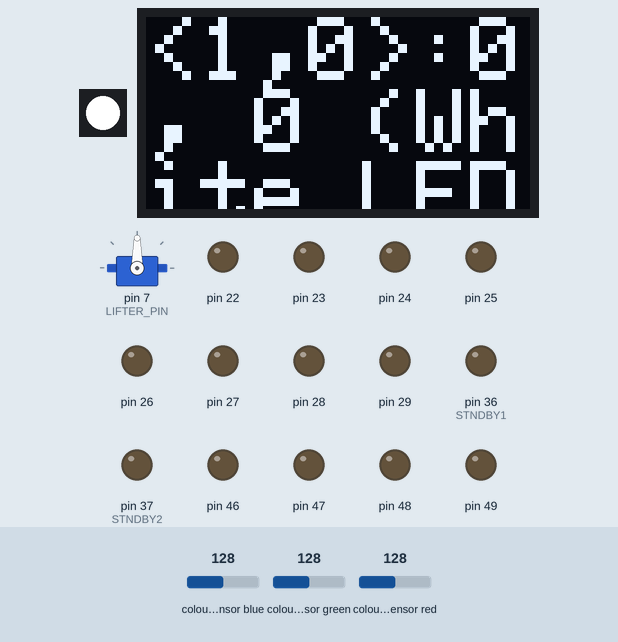
The sketch below on a simulated Arduino Mega 2560, built with avr-gcc and run on an emulated ATmega2560. Parts: 1 RGB LEDs in strip order, left to right, servo, 128×64 one-colour display, output pins drawn as LEDs (lit = HIGH). Inputs (shaded band) come from the test bench; at power-on: colour sensor blue 128, colour sensor green 128, colour sensor red 128. What the sketch prints to the serial monitor is not drawn.

Above: at 0.1 s.
At 11.6 s:
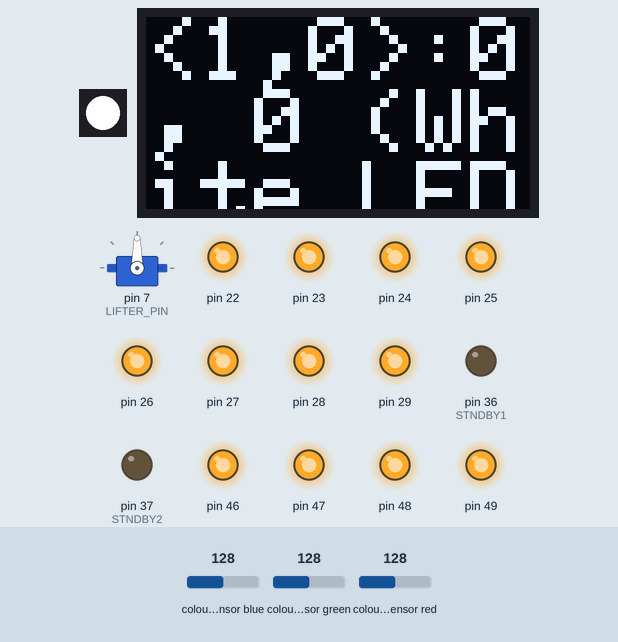
At 23.64 s:
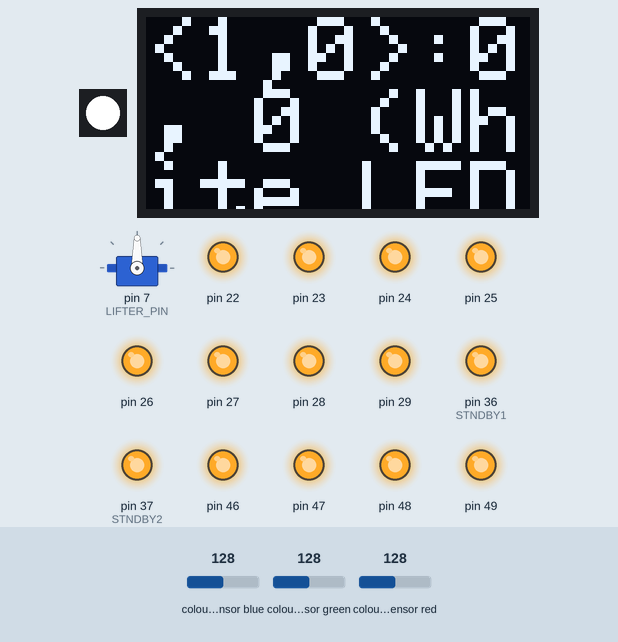
At 37.1 s:
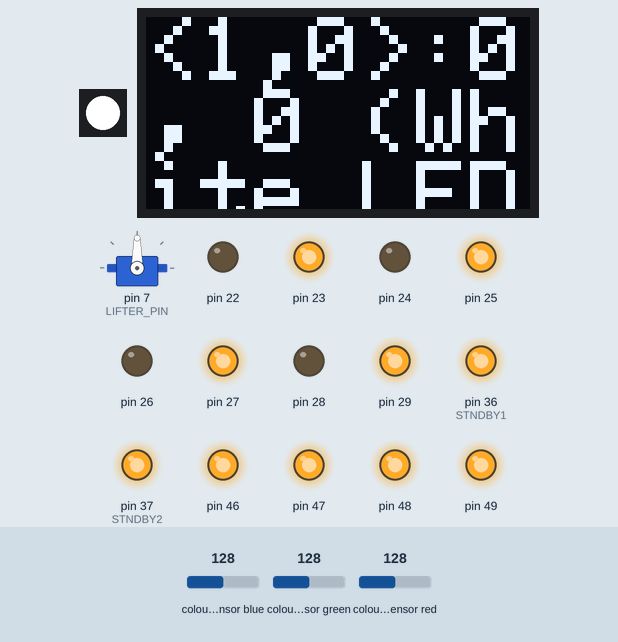
Timing chart, 0 to 38.6 s (numbered marks = the images above):
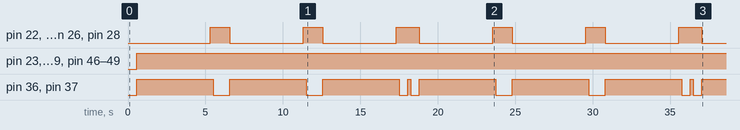

Measured:
- by itself, pin 22, pin 24, pin 26, pin 28: moves between LOW and HIGH, repeating every 6.0 s
- by itself, pin 23, pin 25, pin 27, pin 29: LOW → HIGH at 0.56 s
- by itself, pin 46–49: LOW → HIGH at 0.57 s
- by itself, pin 36 (STNDBY1), pin 37 (STNDBY2): LOW → HIGH at 0.56 s, → LOW 5.0 s later, → HIGH 1.1 s later, → LOW 5.0 s later, … (17 changes in this stretch)

The sketch:

Color_Detection_2.ino
```cpp
#include <TimerOne.h>
#include <Wire.h>
#include <Adafruit_GFX.h>
#include <Adafruit_SSD1306.h>
#include <Servo.h>
#include <Adafruit_NeoPixel.h>

#define RUN_DELAY 4750
#define GALLOP_DELAY 5000
#define WAL_DELAY 1200
#define SET_PWM 100  //0 to 100
#define SCREEN_WIDTH 128
#define SCREEN_HEIGHT 64
#define SCREEN_ADDRESS 0x3C
#define STNDBY1 36
#define STNDBY2 37
#define LIFTER_PIN 7
#define LED_PIN 10
#define LED_COUNT 1

Adafruit_SSD1306 display(SCREEN_WIDTH, SCREEN_HEIGHT, &Wire, -1);
Adafruit_NeoPixel pixels(LED_COUNT, LED_PIN, NEO_GRB + NEO_KHZ800);

#include "Adafruit_APDS9960.h"
Adafruit_APDS9960 apds;

enum Direction{
  Forward,
  Stop
};

enum LiftState{
  Up,
  Down
};

Servo myservo;

unsigned int _pwmvalue = 0;
static bool stopmotor = true;
static int pwmcounter = 0;
bool test_directions = true;

int i;
int x = 1;

void setup() {
  Serial.begin(115200);
  pinMode(LED_BUILTIN, OUTPUT);
  setupMecanum();

  pixels.begin();
  pixels.clear();

  if(!apds.begin()){
    Serial.println("failed to initialize device! Please check your wiring.");
  }
  else Serial.println("Device initialized!");

  apds.enableColor(true);

  myservo.attach(LIFTER_PIN);
  Serial.println("Done Initialization");

  if (!display.begin(SSD1306_SWITCHCAPVCC, SCREEN_ADDRESS)){
    Serial.println(F("SSD1306 allocation failed"));
    for (;;);
  }

  lcdsetup();
}

void loop() {
  lcdsetup();
  display.print("<1,0>:0, 0 (White LED)");
  display.display();

  for(i = 1; i < 4; i++){

    LED(255, 255, 255, 500);
    run(Forward, RUN_DELAY);

    uint16_t r, g, b, c;
    while(!apds.colorDataReady()){
    delay(5);
    }

    apds.getColorData(&r, &g, &b, &c);
    Serial.print("red: ");
    Serial.print(r);

    Serial.print(" green: ");
    Serial.print(g);

    Serial.print(" blue: ");
    Serial.print(b);

    Serial.print(" clear: ");
    Serial.println(c);
    Serial.println();

    delay(500);
    colorsensor(r, g, b, c, x, 100, 1, 1000, 500);
    x++;
  }

  run(Stop, 0);
  stopMotors();
}

//=============LCD=============//

void lcdsetup(){
  display.clearDisplay();
  display.setTextSize(3);
  display.setTextColor(WHITE);
  display.setCursor(0, 0);
}

void lcddisplay(int x){
  display.print("<1,");
  display.print(x);
}

//=============MOVEMENT=============//

void setupMecanum(){
  pinMode(STNDBY1, OUTPUT);
  pinMode(STNDBY2, OUTPUT);

  DDRA = DDRA | 0b11111111; //set PORTA to output
  DDRL = DDRL | 0x0F;       //set PORTL to output (Pins 46,47,48,49)

  // DDRA |= 0xFF;
  PORTA = 0b00000000; //set PORT A to LOW
  PORTL &= ~0x0F;     //reverses value of PORTL
  initMotorPwm();

  setMotorPWM(SET_PWM);
}

void initMotorPwm(void){
  Timer1.initialize(100); // 1000us interval for each % of duty cycle
  Timer1.attachInterrupt(MotorPwmHandler);
  Timer1.stop();
}

void MotorPwmHandler(void){
  if (pwmcounter > _pwmvalue){
    PORTL &= ~0x0F;
  }
  pwmcounter++;

  if (pwmcounter >= 100){
    pwmcounter = 0;
    PORTL |= 0x0F;
  }
}

void setMotorPWM(int pwm){
  _pwmvalue = pwm;
}

void run(Direction direction, uint16_t duration){
  setMotorDir(direction);
  runMotors();
  if (duration > 0){
    delay(duration);
    stopMotors();
  }
}

void setMotorDir(Direction _cmd){
  switch (_cmd){
  case Forward:
    PORTA = 0xAA;
    break;
  case Stop:
    PORTA = 0xFF;
    break;
  default:
    break;
  }
}

void runMotors(void){
  pwmcounter = 0;
  digitalWrite(STNDBY1, HIGH);
  digitalWrite(STNDBY2, HIGH);
  Timer1.start();
}

void stopMotors(void){
  Timer1.stop();
  setMotorDir(Stop);
  delay(200);
  digitalWrite(STNDBY1, LOW);
  digitalWrite(STNDBY2, LOW);
}

//=============COLOR SENSOR=============//

void colorsensor(int r, int g, int b, int c, int x, int LIFTER_ANGLE, int LIFTER_SPEED, int DELAY, int LED_DELAY){
  if (r >= g && r >= b && r >= (c-1)){
    lcddisplay(x);
    display.print(">:1, RED (RED LED)");
    lifter(LIFTER_ANGLE, LIFTER_SPEED, DELAY);
    LED(255, 0, 0, LED_DELAY);

  }
  else if (b >= r && b >= g && b >= (c-1)){
    lcddisplay(x);
    display.print(">:1, BLUE (BLUE LED)");
    lifter(LIFTER_ANGLE, LIFTER_SPEED, DELAY);
    LED(0, 0, 255, LED_DELAY);
  }
}

//=============LIFTER=============//

void lifter(int LIFTER_ANGLE,int LIFTER_SPEED, int DELAY){
  display.display();
  lift(Up, LIFTER_ANGLE, LIFTER_SPEED);
  delay(DELAY);
  lift(Down, LIFTER_ANGLE, LIFTER_SPEED);
  delay(DELAY);
}

void lift(LiftState state, int _angle, int _speed)
{
  int COUNTER_WIDTH_MIN = 500;   //0 angle
  int COUNTER_WIDTH_MAX = 2500;  //270 angle

  if (_angle < 0)
    _angle = 0;
  else if (_angle > 270)
    _angle = 270;

  int pulseWidth = map(_angle, 0, 270, COUNTER_WIDTH_MIN, COUNTER_WIDTH_MAX);
  Serial.println(pulseWidth);

  if (state == Up)
  {
    for (int pos = COUNTER_WIDTH_MIN; pos <= pulseWidth; pos += 1)
    {
      myservo.writeMicroseconds(pos);
      delay(_speed);  //increment delay in milliseconds
    }
  }
  else if (state == Down)
  {
    for (int pos = pulseWidth; pos >= COUNTER_WIDTH_MIN; pos -= 1)
    {
      myservo.writeMicroseconds(pos);
      delay(_speed);  //increment delay in milliseconds
    }
  }
}

//=============LED=============//

void LED(int RED, int GREEN, int BLUE, int LED_DELAY){
  pixels.setPixelColor(0, pixels.Color(RED, GREEN, BLUE));
  pixels.show();
  delay(LED_DELAY);
}
```
